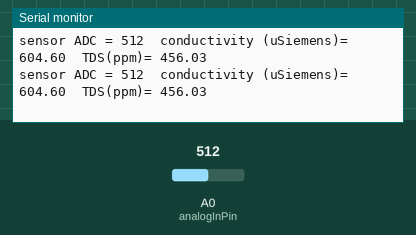
Bench run of a sketch on a simulated ESP8266 (NodeMCU). On the bench: the last lines printed to the serial monitor. Inputs (shaded band) come from the test bench; at power-on: A0 (analogInPin) = 512. WiFi joins after 1.5 s; servers stay silent unless stated.

Above: at 2.7 s.
2.8 s: A0 (analogInPin) set to 716
At 3.4 s:
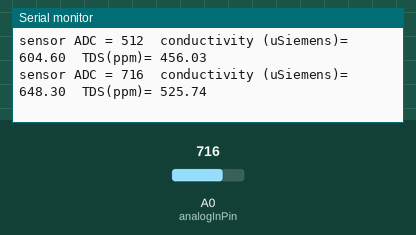
4.3 s: A0 (analogInPin) set to 900
At 4.8 s:
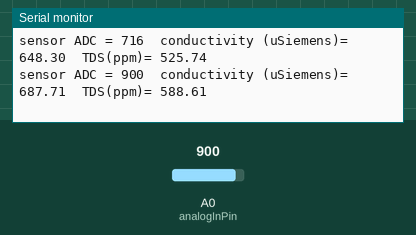
Timing chart, 0 to 7.3 s (numbered marks = the images above; inputs shaded):
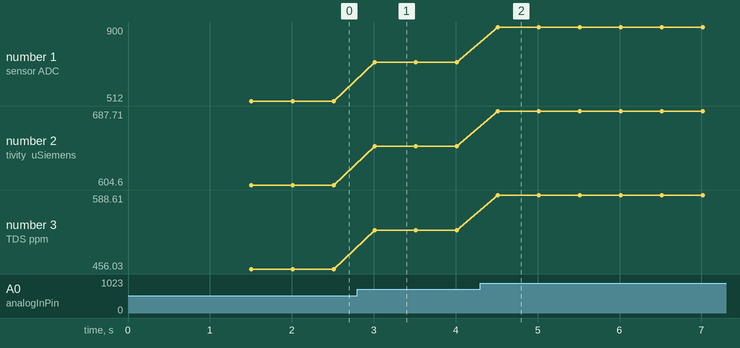

Measured:
- after the input at 2.8 s, the serial monitor: prints a new line after 0.21 s (image 1)
- after the input at 4.3 s, the serial monitor: prints a new line after 0.21 s (image 2)
- plotted number 1: 512 → 716 after the input at 2.8 s, 716 → 900 after the input at 4.3 s
- plotted number 2: 604.6 → 648.3 after the input at 2.8 s, 648.3 → 687.71 after the input at 4.3 s
- plotted number 3: 456.03 → 525.74 after the input at 2.8 s, 525.74 → 588.61 after the input at 4.3 s

The sketch:

tes_sensor_konduktivitas_tds_kadar_garam.ino
```cpp
/*
tes sensor Konduktivitas / TDS / Kadar Garam
depoinovasi.com
*/

/*
wiring:
terminal 5V -> 5V arduino
terminal output ->  A0 arduino
terminal GND -> GND arduino
*/

#define analogInPin  A0  // Analog input pin

//variable
int sensorValue; //adc value
float outputValueConductivity; //conductivity value
float outputValueTDS; //TDS value

#include <ESP8266WiFi.h>

const char* ssid="niffia";
const char* password = "rosnaini";
float calibration = 0.00; //change this value to calibrate
unsigned long int avgValue;
float b;
int buf[10], temp;
void setup() {


  Serial.begin(115200);
  Serial.println();
  Serial.print("Wifi connecting to ");
  Serial.println( ssid );

  WiFi.begin(ssid,password);

  Serial.println();
  Serial.print("Connecting");

  while( WiFi.status() != WL_CONNECTED ){
      delay(500);
      Serial.print(".");
  }

  Serial.println();

  Serial.println("Wifi Connected Success!");
  Serial.print("NodeMCU IP Address : ");
  Serial.println(WiFi.localIP() );

}

void loop() {
  //read the analog in value:
  sensorValue = analogRead(analogInPin);

  //Mathematical Conversion from ADC to conductivity (uSiemens)
  //rumus berdasarkan datasheet
  outputValueConductivity = (0.2142*sensorValue)+494.93;

  //Mathematical Conversion from ADC to TDS (ppm)
  //rumus berdasarkan datasheet
  outputValueTDS = (0.3417*sensorValue)+281.08;

  //print the results to the serial monitor:
  Serial.print("sensor ADC = ");
  Serial.print(sensorValue);
  Serial.print("  conductivity (uSiemens)= ");
  Serial.print(outputValueConductivity);
  Serial.print("  TDS(ppm)= ");
  Serial.println(outputValueTDS);

  delay(500);
}
```
